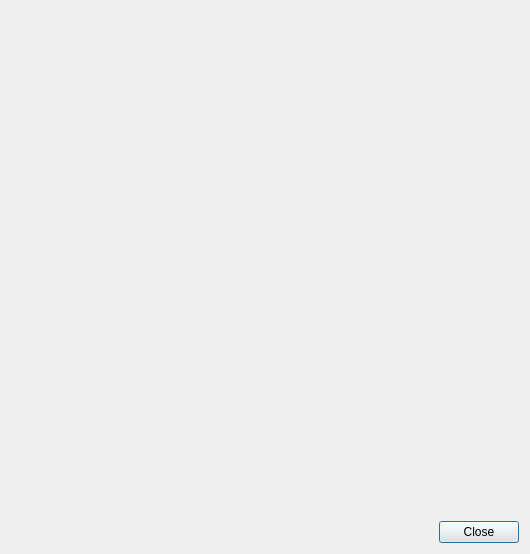
<?xml version="1.0" encoding="UTF-8"?>
<ui version="4.0">
 <class>QgsStacObjectDetailsDialog</class>
 <widget class="QDialog" name="QgsStacObjectDetailsDialog">
  <property name="geometry">
   <rect>
    <x>0</x>
    <y>0</y>
    <width>530</width>
    <height>554</height>
   </rect>
  </property>
  <property name="windowTitle">
   <string>STAC Object Details</string>
  </property>
  <layout class="QVBoxLayout" name="verticalLayout">
   <item>
    <widget class="QgsWebView" name="mWebView" native="true"/>
   </item>
   <item>
    <widget class="QDialogButtonBox" name="buttonBox">
     <property name="orientation">
      <enum>Qt::Horizontal</enum>
     </property>
     <property name="standardButtons">
      <set>QDialogButtonBox::Close</set>
     </property>
    </widget>
   </item>
  </layout>
 </widget>
 <customwidgets>
  <customwidget>
   <class>QgsWebView</class>
   <extends>QWidget</extends>
   <header>qgswebview.h</header>
   <container>1</container>
  </customwidget>
 </customwidgets>
 <resources/>
 <connections>
  <connection>
   <sender>buttonBox</sender>
   <signal>accepted()</signal>
   <receiver>QgsStacObjectDetailsDialog</receiver>
   <slot>accept()</slot>
   <hints>
    <hint type="sourcelabel">
     <x>248</x>
     <y>254</y>
    </hint>
    <hint type="destinationlabel">
     <x>157</x>
     <y>274</y>
    </hint>
   </hints>
  </connection>
  <connection>
   <sender>buttonBox</sender>
   <signal>rejected()</signal>
   <receiver>QgsStacObjectDetailsDialog</receiver>
   <slot>reject()</slot>
   <hints>
    <hint type="sourcelabel">
     <x>316</x>
     <y>260</y>
    </hint>
    <hint type="destinationlabel">
     <x>286</x>
     <y>274</y>
    </hint>
   </hints>
  </connection>
 </connections>
</ui>
